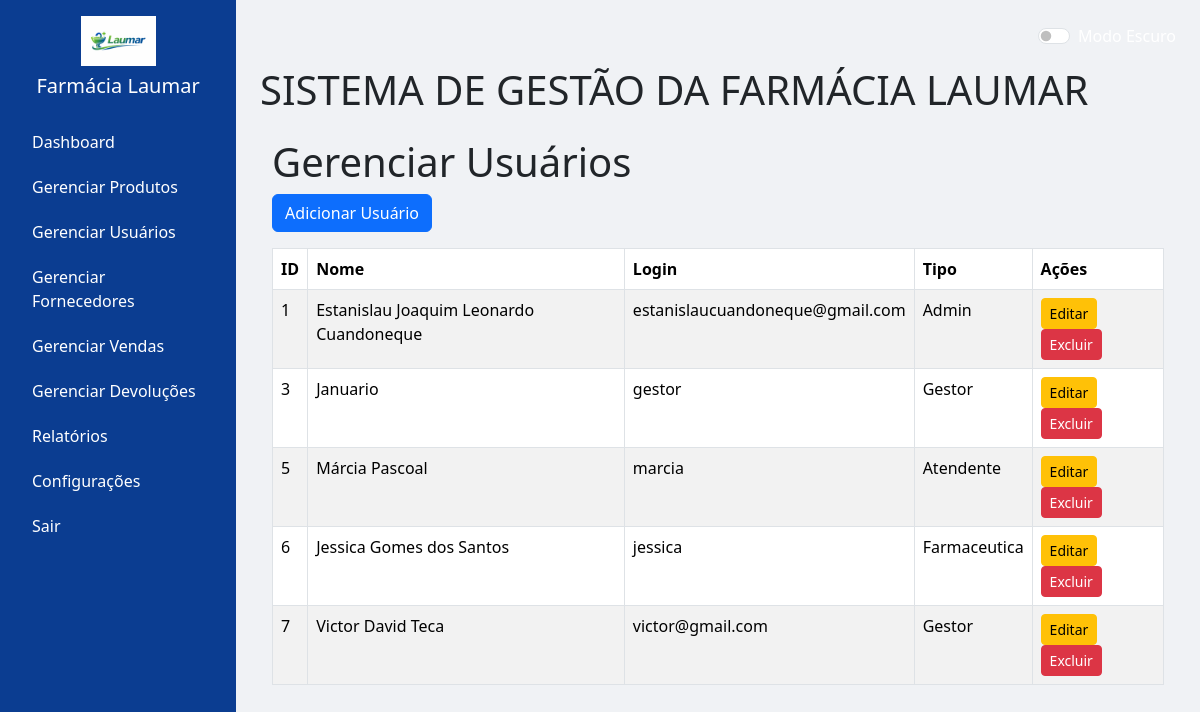
/usuarios (signed in), run on the app's committed database.
### models.py (models this page shows, shortened)
class Usuario(UserMixin, db.Model):
    __tablename__ = 'usuarios'
    id = db.Column(db.Integer, primary_key=True)
    nome = db.Column(db.String(150), nullable=False)
    usuario = db.Column(db.String(150), unique=True, nullable=False)
    senha = db.Column(db.String(150), nullable=False)
    tipo = db.Column(db.String(50), nullable=False)  # 'Admin', 'Atendente', 'Farmaceutica', 'Gestor'

### app.py (the view)
@app.route('/usuarios')
@login_required
def listar_usuarios():
    if current_user.tipo != 'Admin':
        flash('Acesso negado.', 'danger')
        return redirect(url_for('dashboard'))
    usuarios = Usuario.query.order_by(Usuario.id).all()
    return render_template('usuarios/listar_usuarios.html', usuarios=usuarios)

### app.py (called while the page is built)
@login_manager.user_loader
def load_user(user_id):
    return db.session.get(Usuario, int(user_id))

### templates/usuarios/listar_usuarios.html (shortened to what this page needs)
{% extends 'base.html' %}
{% block content %}
<div class="container">
    <h1>Gerenciar Usuários</h1>
    <a href="{{ url_for('adicionar_usuario') }}" class="btn btn-primary mb-3">Adicionar Usuário</a>
    <table class="table table-bordered table-striped">
        <thead>
            <tr>
                <th>ID</th>
                <th>Nome</th>
                <th>Login</th>
                <th>Tipo</th>
                <th>Ações</th>
            </tr>
        </thead>
        <tbody>
            {% for usuario in usuarios %}
            <tr>
                <td>{{ usuario.id }}</td>
                <td>{{ usuario.nome }}</td>
                <td>{{ usuario.usuario }}</td>
                <td>{{ usuario.tipo }}</td>
                <td>
                    {% if current_user.tipo == 'Admin' %}
                    <a href="{{ url_for('editar_usuario', id=usuario.id) }}" class="btn btn-warning btn-sm">Editar</a>
                    <a href="{{ url_for('excluir_usuario', id=usuario.id) }}" class="btn btn-danger btn-sm" onclick="return confirm('Confirma exclusão?');">Excluir</a>
                    {% endif %}
                </td>
            </tr>
            {% else %}
            <tr><td colspan="5" class="text-center">Nenhum usuário cadastrado.</td></tr>
            {% endfor %}
        </tbody>
    </table>
</div>
{% endblock %}

### templates/base.html (style rules this page uses)
body { background-color: #f0f2f5; }

### data on the page
Usuario: id "1", nome "Estanislau Joaquim Leonardo Cuandoneque", usuario "estanislaucuandoneque@gmail.com", tipo "Admin"
Usuario: id "3", nome "Januario", usuario "gestor", tipo "Gestor"
Usuario: id "5", nome "Márcia Pascoal", usuario "marcia", tipo "Atendente"
Usuario: id "6", nome "Jessica Gomes dos Santos", usuario "jessica", tipo "Farmaceutica"
Usuario: id "7", nome "Victor David Teca", usuario "victor@gmail.com", tipo "Gestor"
